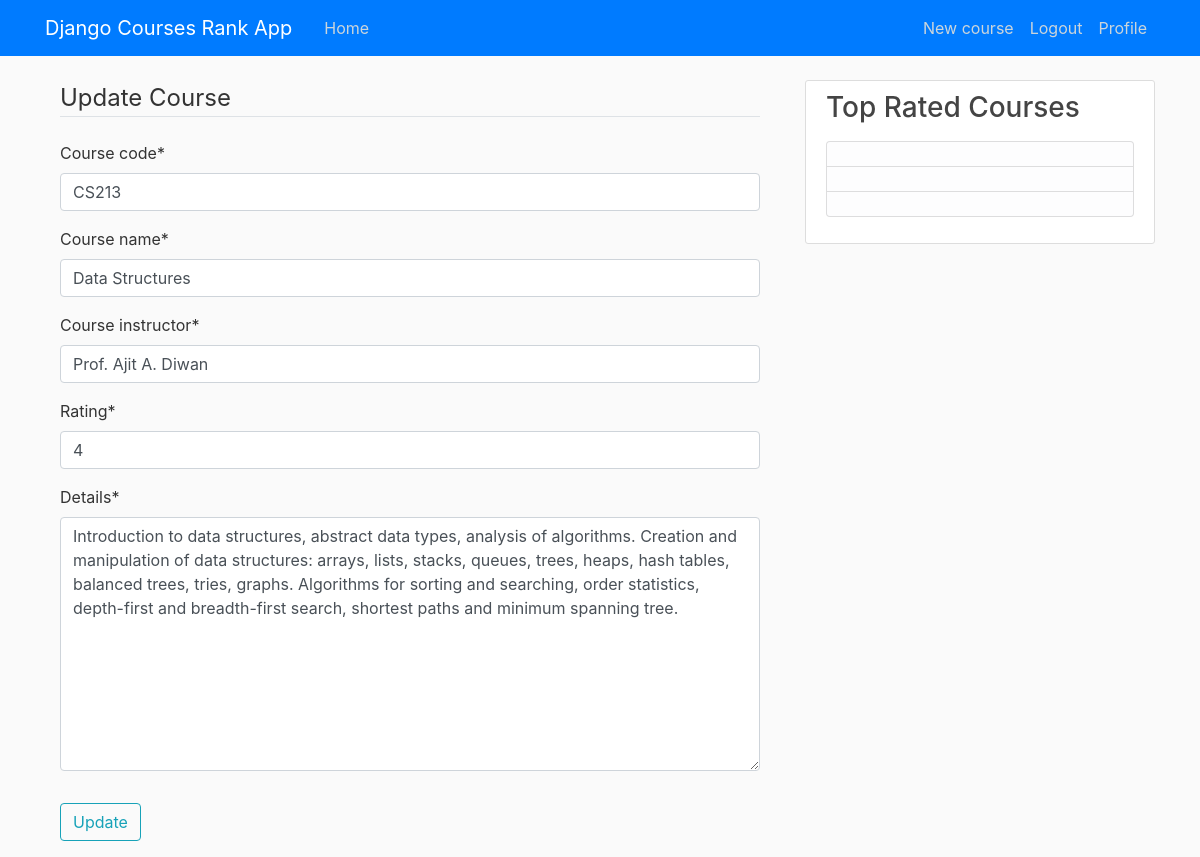
Screenshot of /course/2/update/ (signed in) with the database file from the repository.
### courses/models.py (models this page shows, shortened)
class Course(models.Model):
    course_name = models.CharField(max_length=40)
    course_instructor = models.CharField(max_length=50, default="")
    course_code = models.CharField(max_length=50)
    details = models.TextField()
    rating = models.IntegerField(default = 0)
    course_likes = models.ManyToManyField(User, related_name='likes', blank = True)
    course_dislikes = models.ManyToManyField(User, related_name='dislikes', blank = True)

### courses/views.py (the view)
# urls.py: path('course/<int:pk>/update/', CourseUpdateView.as_view(), name = "courses_update"),
class CourseUpdateView(LoginRequiredMixin, UserPassesTestMixin, UpdateView):
    model = Course
    template_name = "courses/course_update.html"
    fields = []
    def test_func(self):
        if self.request.user.is_superuser:
            self.fields = ['course_code', 'course_name', 'course_instructor', 'rating', 'details']
        return True

### courses/templates/courses/course_update.html (shortened to what this page needs)
{% extends "courses/base.html" %}
{% load crispy_forms_tags %}
{% block content %}
    <div class = "container">
        <form method="POST">
            <fieldset class = "form-group">
                <legend class = "border-bottom mb-4">
                    Update Course
                </legend>
                {{ form|crispy }}
            </fieldset>
            <div class = "form-group">
                <button class = "btn btn-outline-info" type = "submit">
                    Update
                </button>
            </div>
        </form>
    </div>
{% endblock content %}

### courses/static/courses/main.css (style rules this page uses)
body { background: #fafafa; color: #333333; margin-top: 5rem; }

### rows the page displays
Course: course_code "CS213", course_name "Data Structures", course_instructor "Prof. Ajit A. Diwan", rating "4", details "Introduction to data structures, abstract data types, analysis of algorithms. Creation and manipulation of data structures: arrays, lists, stacks, queues, trees, heaps, hash tables, balanced trees, tries, graphs. Algorithms for sorting and searching, order statistics, depth-first and breadth-first search, shortest paths and minimum spanning tree."
